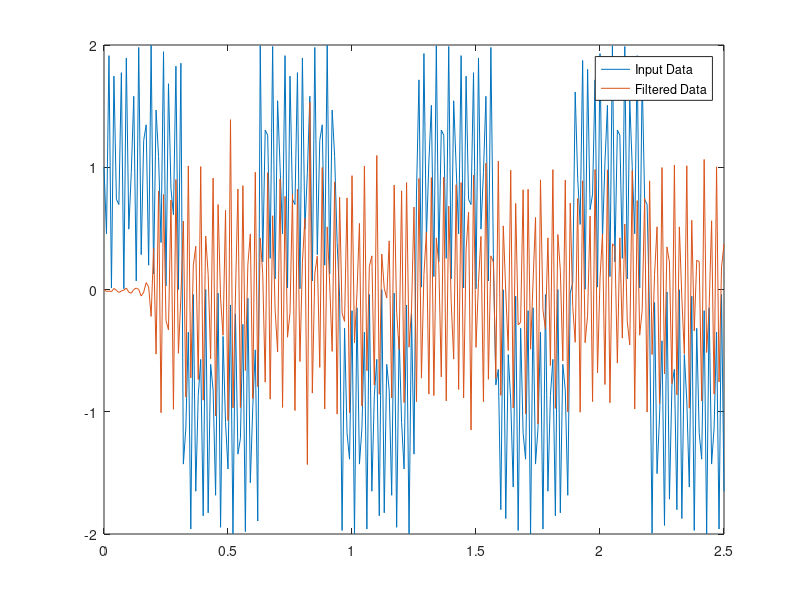

The MATLAB script that drew this image:
clc;
clf;
 
b = [ -0.000000000000000055767065383898003751353
-0.016325453846825297571365709359270113055
-0.005391489904697225298002560833765528514
 0.0164600405226636402333806330489096581  
 0.011537126114404088611520293738976761233
-0.014804463735160627163578439535740471911
-0.018147990626356230031701599614279984962
 0.010967366329393348628462589999799092766
 0.024889949580799833328548231747845420614
-0.004466205412808605008934126345820914139
-0.031405010096887439607904468630295014009
-0.005458695504543946072639748479105037404
 0.037334924371199777748397963250681641512
 0.020367966040302016433871656886367418338
-0.042345311461497905924922235953999916092
-0.044413391205482086188105483870458556339
 0.046148504457616534857322676543844863772
 0.093273562961760814182810008787782862782
-0.048523409142275146510581151915175723843
-0.31018362308968250307117386910249479115 
 0.54263961953462092058231291957781650126 
-0.31018362308968250307117386910249479115 
-0.048523409142275146510581151915175723843
 0.093273562961760814182810008787782862782
 0.046148504457616534857322676543844863772
-0.044413391205482086188105483870458556339
-0.042345311461497905924922235953999916092
 0.020367966040302016433871656886367418338
 0.037334924371199777748397963250681641512
-0.005458695504543946072639748479105037404
-0.031405010096887439607904468630295014009
-0.004466205412808605008934126345820914139
 0.024889949580799833328548231747845420614
 0.010967366329393348628462589999799092766
-0.018147990626356230031701599614279984962
-0.014804463735160627163578439535740471911
 0.011537126114404088611520293738976761233
 0.0164600405226636402333806330489096581  
-0.005391489904697225298002560833765528514
-0.016325453846825297571365709359270113055
-0.000000000000000055767065383898003751353

                                                        
                                  ]'
%t = linspace(-pi,pi,100);
t=0:0.01:2.5;
rng default  %initialize random number generator
x = square(10*t) + sin(1000*t) 


y = filter(b,1,x);
fig1 = figure(1);
plot(t,x)
hold on
plot(t,y)
legend('Input Data','Filtered Data')